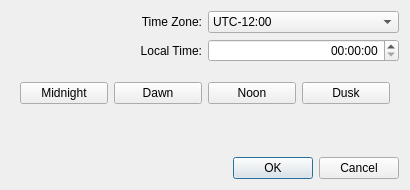
<?xml version="1.0" encoding="UTF-8"?>
<ui version="4.0">
 <class>DialogTime</class>
 <widget class="QDialog" name="DialogTime">
  <property name="geometry">
   <rect>
    <x>0</x>
    <y>0</y>
    <width>410</width>
    <height>190</height>
   </rect>
  </property>
  <property name="windowTitle">
   <string>Change Assignment</string>
  </property>
  <property name="locale">
   <locale language="English" country="UnitedStates"/>
  </property>
  <property name="modal">
   <bool>true</bool>
  </property>
  <layout class="QGridLayout" name="gridLayout">
   <item row="3" column="0" colspan="2">
    <spacer name="verticalSpacer">
     <property name="orientation">
      <enum>Qt::Vertical</enum>
     </property>
     <property name="sizeHint" stdset="0">
      <size>
       <width>20</width>
       <height>114</height>
      </size>
     </property>
    </spacer>
   </item>
   <item row="0" column="0">
    <widget class="QLabel" name="labelZone">
     <property name="text">
      <string>Time Zone:</string>
     </property>
     <property name="alignment">
      <set>Qt::AlignRight|Qt::AlignTrailing|Qt::AlignVCenter</set>
     </property>
     <property name="buddy">
      <cstring>comboBoxZone</cstring>
     </property>
    </widget>
   </item>
   <item row="0" column="1">
    <widget class="QComboBox" name="comboBoxZone">
     <item>
      <property name="text">
       <string>UTC-12:00</string>
      </property>
     </item>
     <item>
      <property name="text">
       <string>UTC-11:00</string>
      </property>
     </item>
     <item>
      <property name="text">
       <string>UTC-10:00</string>
      </property>
     </item>
     <item>
      <property name="text">
       <string>UTC-09:00</string>
      </property>
     </item>
     <item>
      <property name="text">
       <string>UTC-08:00</string>
      </property>
     </item>
     <item>
      <property name="text">
       <string>UTC-07:00</string>
      </property>
     </item>
     <item>
      <property name="text">
       <string>UTC-06:00</string>
      </property>
     </item>
     <item>
      <property name="text">
       <string>UTC-05:00</string>
      </property>
     </item>
     <item>
      <property name="text">
       <string>UTC-04:00</string>
      </property>
     </item>
     <item>
      <property name="text">
       <string>UTC-03:00</string>
      </property>
     </item>
     <item>
      <property name="text">
       <string>UTC-02:00</string>
      </property>
     </item>
     <item>
      <property name="text">
       <string>UTC-01:00</string>
      </property>
     </item>
     <item>
      <property name="text">
       <string>UTC±00:00</string>
      </property>
     </item>
     <item>
      <property name="text">
       <string>UTC+01:00</string>
      </property>
     </item>
     <item>
      <property name="text">
       <string>UTC+02:00</string>
      </property>
     </item>
     <item>
      <property name="text">
       <string>UTC+03:00</string>
      </property>
     </item>
     <item>
      <property name="text">
       <string>UTC+04:00</string>
      </property>
     </item>
     <item>
      <property name="text">
       <string>UTC+05:00</string>
      </property>
     </item>
     <item>
      <property name="text">
       <string>UTC+06:00</string>
      </property>
     </item>
     <item>
      <property name="text">
       <string>UTC+07:00</string>
      </property>
     </item>
     <item>
      <property name="text">
       <string>UTC+08:00</string>
      </property>
     </item>
     <item>
      <property name="text">
       <string>UTC+09:00</string>
      </property>
     </item>
     <item>
      <property name="text">
       <string>UTC+10:00</string>
      </property>
     </item>
     <item>
      <property name="text">
       <string>UTC+11:00</string>
      </property>
     </item>
     <item>
      <property name="text">
       <string>UTC+12:00</string>
      </property>
     </item>
    </widget>
   </item>
   <item row="1" column="1">
    <widget class="QTimeEdit" name="timeEdit">
     <property name="alignment">
      <set>Qt::AlignRight|Qt::AlignTrailing|Qt::AlignVCenter</set>
     </property>
    </widget>
   </item>
   <item row="1" column="0">
    <widget class="QLabel" name="labelTime">
     <property name="text">
      <string>Local Time:</string>
     </property>
     <property name="alignment">
      <set>Qt::AlignRight|Qt::AlignTrailing|Qt::AlignVCenter</set>
     </property>
     <property name="buddy">
      <cstring>timeEdit</cstring>
     </property>
    </widget>
   </item>
   <item row="4" column="0" colspan="2">
    <widget class="QDialogButtonBox" name="buttonBox">
     <property name="orientation">
      <enum>Qt::Horizontal</enum>
     </property>
     <property name="standardButtons">
      <set>QDialogButtonBox::Cancel|QDialogButtonBox::Ok</set>
     </property>
    </widget>
   </item>
   <item row="2" column="0" colspan="2">
    <widget class="QWidget" name="widget" native="true">
     <property name="minimumSize">
      <size>
       <width>0</width>
       <height>50</height>
      </size>
     </property>
     <layout class="QGridLayout" name="gridLayout_2">
      <item row="0" column="1">
       <widget class="QPushButton" name="pushButton_06">
        <property name="text">
         <string>Dawn</string>
        </property>
       </widget>
      </item>
      <item row="0" column="0">
       <widget class="QPushButton" name="pushButton_00">
        <property name="text">
         <string>Midnight</string>
        </property>
       </widget>
      </item>
      <item row="0" column="2">
       <widget class="QPushButton" name="pushButton_12">
        <property name="text">
         <string>Noon</string>
        </property>
       </widget>
      </item>
      <item row="0" column="3">
       <widget class="QPushButton" name="pushButton_18">
        <property name="text">
         <string>Dusk</string>
        </property>
       </widget>
      </item>
     </layout>
    </widget>
   </item>
  </layout>
 </widget>
 <resources/>
 <connections>
  <connection>
   <sender>buttonBox</sender>
   <signal>accepted()</signal>
   <receiver>DialogTime</receiver>
   <slot>accept()</slot>
   <hints>
    <hint type="sourcelabel">
     <x>248</x>
     <y>254</y>
    </hint>
    <hint type="destinationlabel">
     <x>157</x>
     <y>274</y>
    </hint>
   </hints>
  </connection>
  <connection>
   <sender>buttonBox</sender>
   <signal>rejected()</signal>
   <receiver>DialogTime</receiver>
   <slot>reject()</slot>
   <hints>
    <hint type="sourcelabel">
     <x>316</x>
     <y>260</y>
    </hint>
    <hint type="destinationlabel">
     <x>286</x>
     <y>274</y>
    </hint>
   </hints>
  </connection>
 </connections>
</ui>
